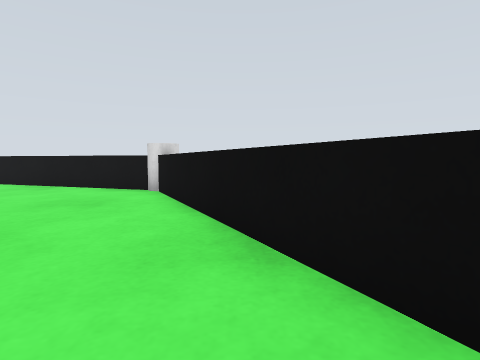
view 1 (above)

17 first-person views from a walk through a world built for the Gazebo simulator. The camera is 0.39 m above the floor, tilts 4° down and sees 80° across. The floor is counted in squares, 0.5 m on a side. Each view is taken from the middle of a square. On the plan, view 1 faces up. The plan holds only what a view shows up to about 10 squares ahead; the rest is blank. The place goes on beyond the plan.

view 2
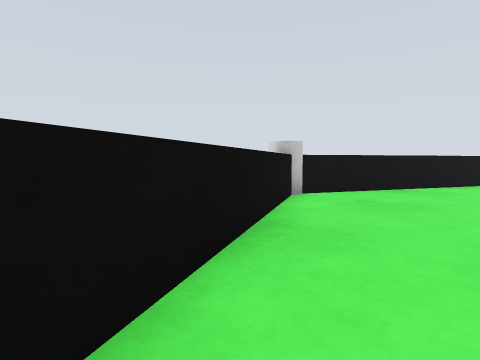

view 3
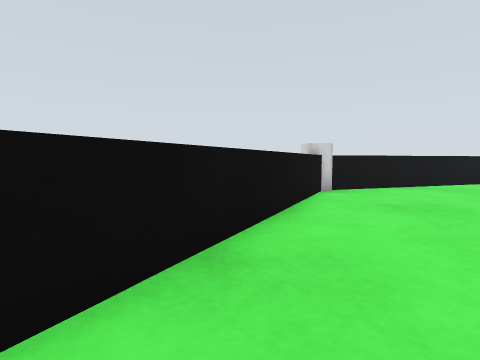

view 4
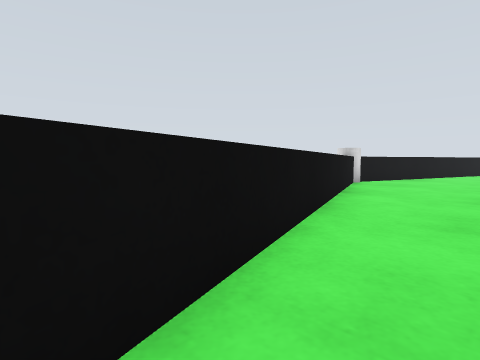

view 5
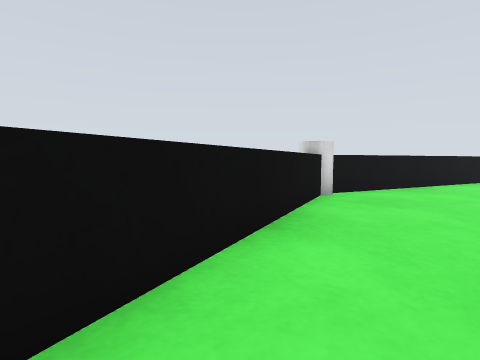

view 6
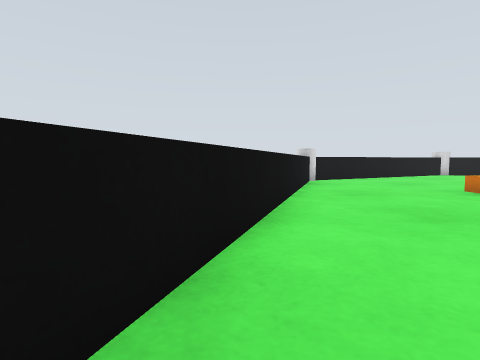

view 7
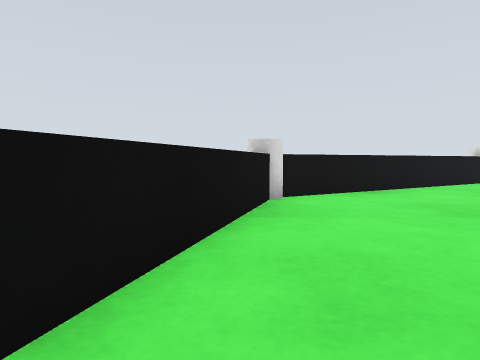

view 8
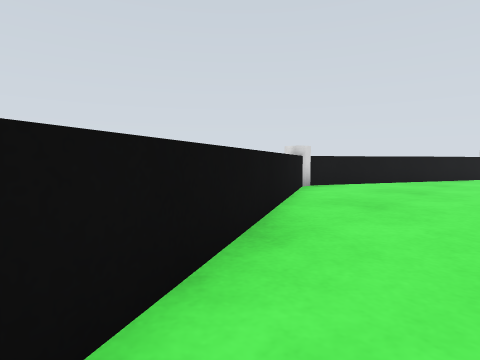

view 9
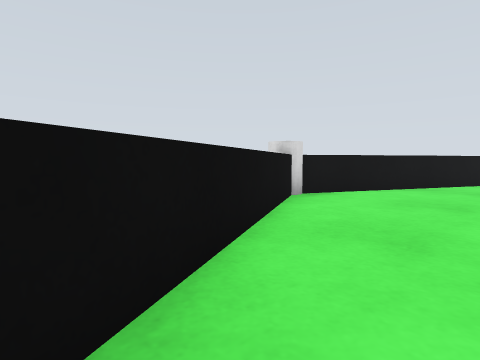

view 10
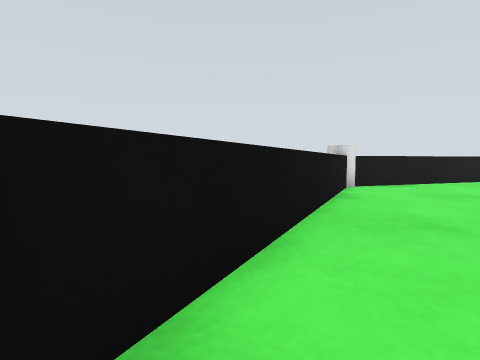

view 11
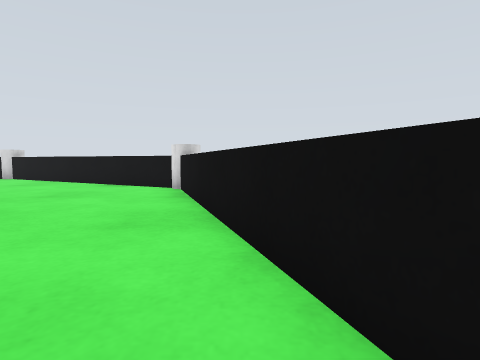

view 12
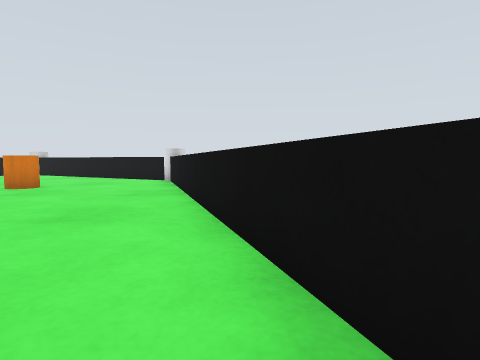

view 13
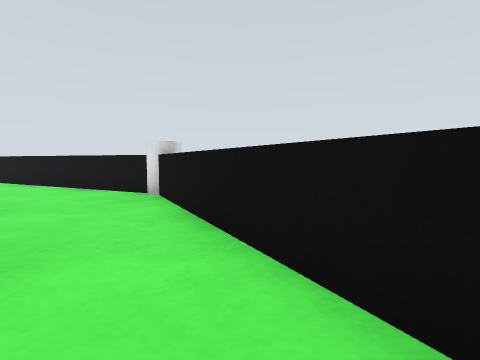

view 14
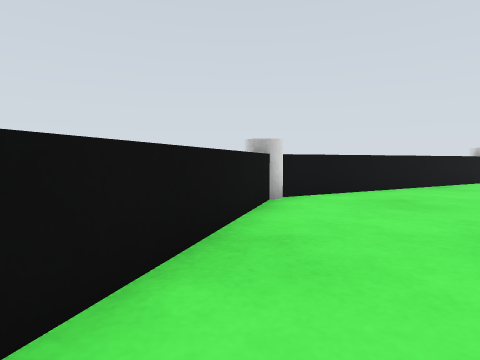

view 15
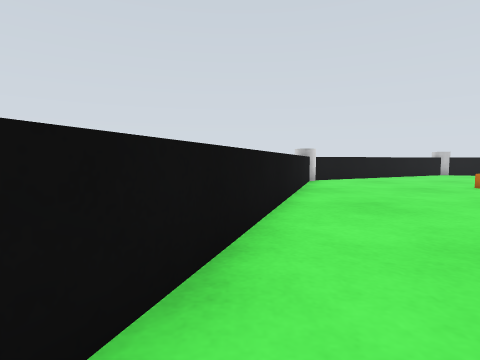

view 16
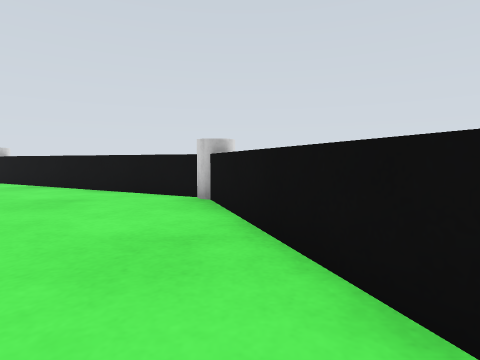

view 17
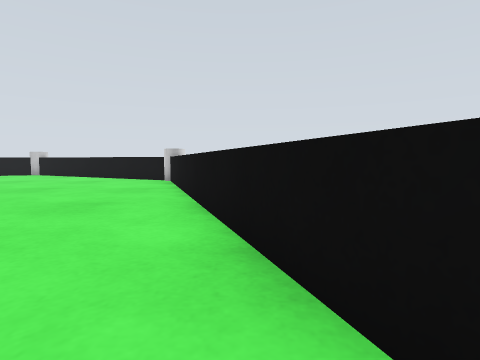

### Floor plan
Key: @ floor where view 1 was taken; # wall or solid block; . floor; = window, fence, low wall or low ledge; C white cylinder; B orange box; R orange cylinder; O other object.
Columns run from 30 left of view 1 to 2 right of it. Each row starts with its distance up from view 1.
 12                 C
 11              ===C===
 10           ===.......===
  9        ===.............===
  8     C==.......   .........==C
  7     C........       ........C
  6    =........         ........=
  5    =......             ......=
  4   =....R.               ......=
  3   =...                  OO....=
  2  =...                       ...=
  1  =...                       ...=
  0 #....                       ..@.#
 -1 C....                        ...C
 -2  =...                        ..=
 -3  =....                     ....=
 -4   =....                  .....=
 -5   =.....BB              ......=
 -6    =......             ......=
 -7    =........         ........=
 -8     #........       ........#
 -9     C==...................==C
-10        ===.............===
-11           ===.......===
-12              ===C===
-13                 C

Where each view was taken, in squares from view 1:
view 1: 0 up, 0 right, facing up
view 2: 5 up, 2 left, facing down-right
view 3: 1 down, 0 right, facing down
view 4: 8 down, 4 left, facing down-left
view 5: 9 down, 8 left, facing down-left
view 6: 11 down, 15 left, facing left
view 7: 9 down, 20 left, facing left
view 8: 8 down, 25 left, facing up-left
view 9: 6 down, 26 left, facing up-left
view 10: 1 down, 29 left, facing up
view 11: 9 up, 18 left, facing left
view 12: 10 up, 15 left, facing left
view 13: 8 up, 8 left, facing up-left
view 14: 8 up, 8 left, facing right
view 15: 10 up, 13 left, facing right
view 16: 9 down, 8 left, facing right
view 17: 11 down, 13 left, facing right
